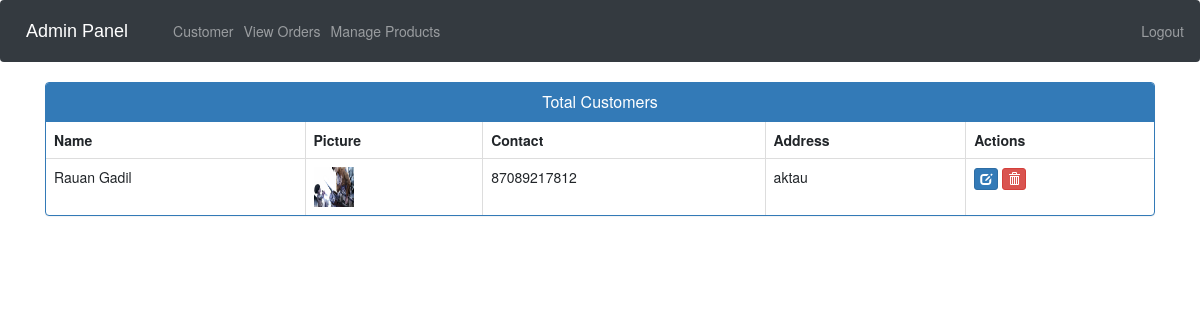
The app's page /view-customer (signed in) with its own data.
### ecom/models.py (models this page shows, shortened)
class Customer(models.Model):
    user=models.OneToOneField(User,on_delete=models.CASCADE)
    profile_pic= models.ImageField(upload_to='profile_pic/CustomerProfilePic/',null=True,blank=True)
    address = models.CharField(max_length=40)
    mobile = models.CharField(max_length=20,null=False)
    @property
    def get_name(self):
        return self.user.first_name+" "+self.user.last_name

### ecom/views.py (the view)
# urls.py: path('view-customer', views.view_customer_view,name='view-customer'),
@login_required(login_url='adminlogin')
def view_customer_view(request):
    customers=models.Customer.objects.all()
    return render(request,'ecom/view_customer.html',{'customers':customers})

### templates/ecom/view_customer.html (shortened to what this page needs)
{% extends 'ecom/admin_base.html' %}
{% load static %}
{% block content %}
<head>
  <link href="//netdna.bootstrapcdn.com/bootstrap/3.0.0/css/bootstrap.min.css" rel="stylesheet" id="bootstrap-css">
</head>
<div class="container">
  <div class="panel panel-primary">
    <div class="panel-heading">
      <h6 class="panel-title">Total Customers</h6>
    </div>
    <table class="table table-hover table-bordered" id="dev-table">
      <thead>
        <tr>
          <th>Name</th>
          <th>Picture</th>
          <th>Contact</th>
          <th>Address</th>
          <th>Actions</th>
        </tr>
      </thead>
      {% for c in customers %}
      <tr>
        <td> {{c.get_name}}</td>
        <td> <img src="{% static c.profile_pic.url %}" alt="Profile Pic" height="40px" width="40px" /></td>
        <td>{{c.mobile}}</td>
        <td>{{c.address}}</td>
        <td><a class="btn btn-primary btn-xs" href="{% url 'update-customer' c.id  %}"><span class="glyphicon glyphicon-edit"></span></a>
        <a class="btn btn-danger btn-xs" href="{% url 'delete-customer' c.id  %}"><span class="glyphicon glyphicon-trash"></span></a></td>
      </tr>
      {% endfor %}
    </table>
  </div>
</div>
{% endblock content %}

### templates/ecom/view_customer.html (style rules this page uses)
a:link { text-decoration: none; }
h6 { text-align: center; }

### records on screen
Customer: get_name "Rauan Gadil", profile_pic (picture), mobile "87089217812", address "aktau"
